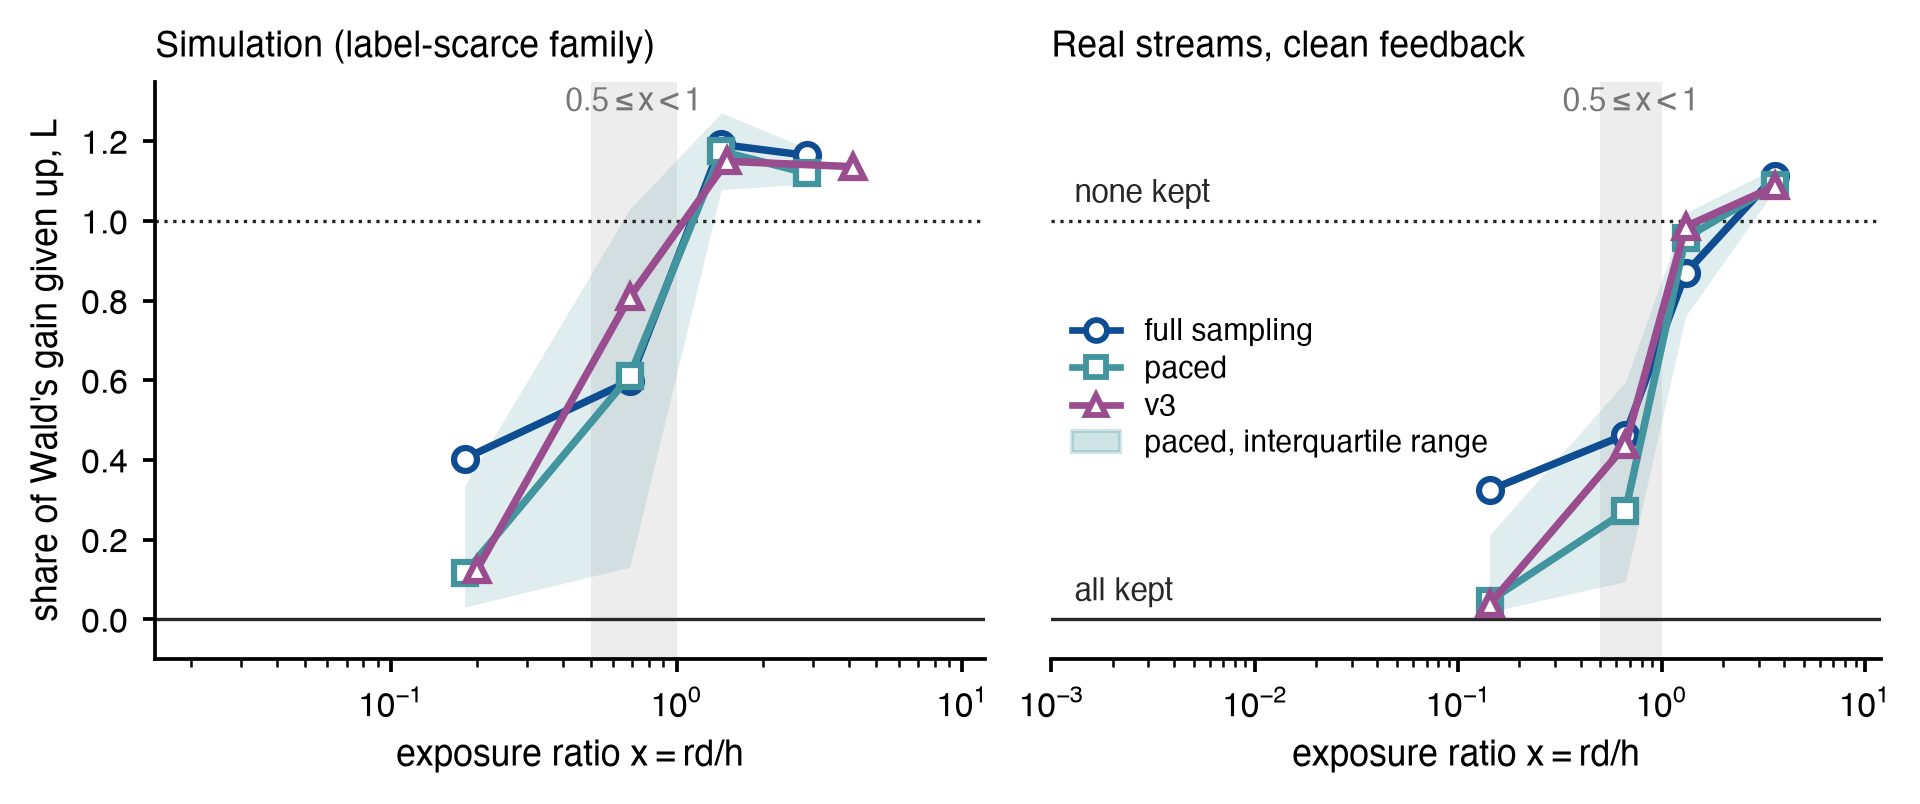

Write the Python code that produced this figure.
"""Figure (main text): cost of the guarantee L against exposure ratio x = r d / h, as bin medians with the
interquartile range of the paced arm. All individual points are in fig_regime_map_full.py (appendix)."""
import sys
from pathlib import Path

import numpy as np

sys.path.insert(0, str(Path(__file__).resolve().parent))
import matplotlib.pyplot as plt
from style import ARM_STYLE, PALETTE as P, RES, WIDTH, apply_style, load_json, save

ex = load_json(RES / "exposure_ratio_test.json")
rows = ex["rows"]
BINS = [(0.0, 0.5), (0.5, 1.0), (1.0, 2.0), (2.0, np.inf)]
DIRECT = {"f3_pi1": ("full sampling", (6, 14)), "f3v2d": ("paced", (6, -16)), "v3": ("v3", (6, 2))}

apply_style(8.5)
fig, axes = plt.subplots(1, 2, figsize=(WIDTH, 2.75), sharey=True, gridspec_kw=dict(wspace=0.08, left=0.1, right=0.985, top=0.9, bottom=0.2))
for ax, (src, title) in zip(axes, (("scarce", "Simulation (label-scarce family)"), ("real", "Real streams, clean feedback"))):
    ax.axvspan(0.5, 1.0, color=P["neutral"], alpha=0.35, lw=0)
    ax.axhline(0.0, color=P["dark"], lw=0.8)
    ax.axhline(1.0, color=P["dark"], lw=0.8, ls=":")
    for arm, (lab, col, mk) in ARM_STYLE.items():
        x, L = np.array([(r["x"], r["L"]) for r in rows if r["source"] == src and r["arm"] == arm]).T
        bx, med, lo, hi = [], [], [], []
        for a, b in BINS:
            m = (x >= a) & (x < b)
            bx.append(np.exp(np.median(np.log(x[m])))); med.append(np.median(L[m]))
            lo.append(np.percentile(L[m], 25)); hi.append(np.percentile(L[m], 75))
        if arm == "f3v2d":
            ax.fill_between(bx, lo, hi, color=col, alpha=0.16, lw=0)
        ax.plot(bx, med, color=col, lw=1.8, marker=mk, ms=5.5, mfc="white", mew=1.5, zorder=4)
    ax.set_xscale("log"); ax.set_xlim(1.5e-2 if src == "scarce" else 1e-3, 12); ax.set_ylim(-0.1, 1.35)
    ax.set_title(title, loc="left", fontsize=8.5)
    ax.text(0.71, 1.3, "$0.5\\leq x<1$", ha="center", va="center", fontsize=7.5, color=P["grey"])
    ax.set_xlabel("exposure ratio $x = rd/h$")
axes[0].set_ylabel("share of Wald's gain given up, $L$")
axes[1].text(1e-3*1.3, 1.03, "none kept", fontsize=7.5, va="bottom", color=P["dark"])
axes[1].text(1e-3*1.3, 0.03, "all kept", fontsize=7.5, va="bottom", color=P["dark"])
axes[1].tick_params(axis="y", left=False); axes[1].spines["left"].set_visible(False)
from matplotlib.lines import Line2D
from matplotlib.patches import Patch
hs = [Line2D([], [], color=c, marker=m, mfc="white", mew=1.4, lw=1.6, ms=5, label=l) for l, c, m in ARM_STYLE.values()]
hs.append(Patch(color=ARM_STYLE["f3v2d"][1], alpha=0.25, label="paced, interquartile range"))
axes[1].legend(handles=hs, loc="center left", bbox_to_anchor=(0.0, 0.47), fontsize=7.2, handlelength=1.6, borderaxespad=0.3, labelspacing=0.3)
axes[0].text(0.017, 1.03, "none kept", fontsize=7.5, va="bottom", color=P["dark"], alpha=0) 
save(fig, "regime_map")
